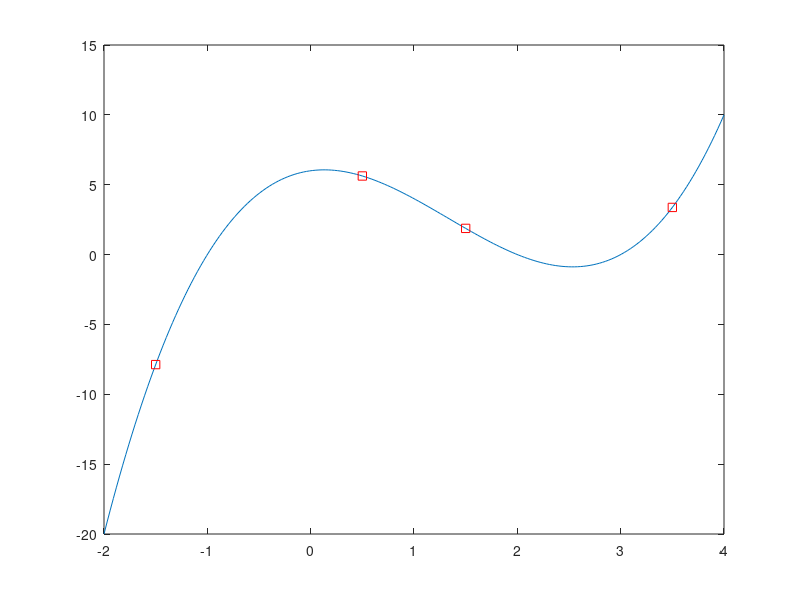
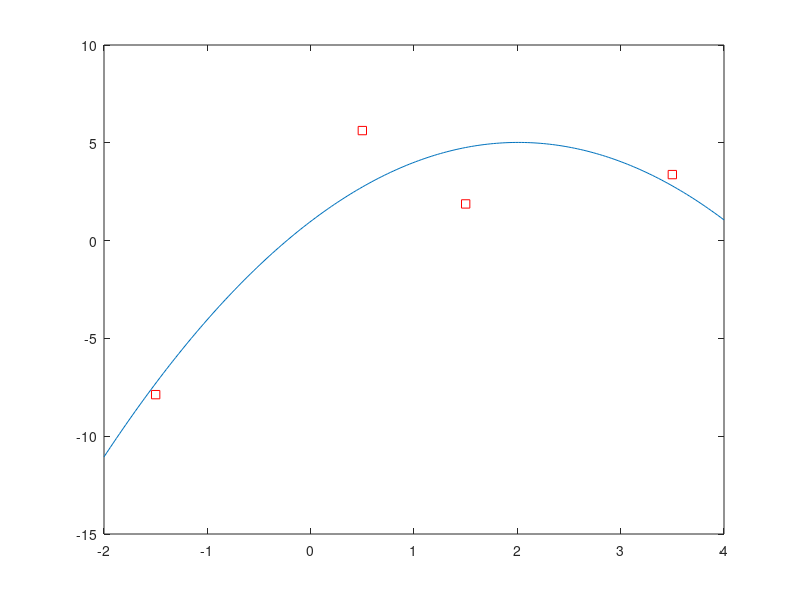

The MATLAB source for these figures, in order:
clc;clear all;close all;
X=[-1.5 0.5 1.5 3.5];
Y=[-7.875 5.625 1.875 3.375];
% Noi suy: Da thuc bac >=3
pp=polyfit(X,Y,3)
xx=linspace(-2,4,200);
yy=polyval(pp,xx);
figure(1);
plot(xx,yy);hold on
plot(X,Y,'sr');hold off;
% Xap xi: Da thuc bac <3
pp=polyfit(X,Y,2)
xx=linspace(-2,4,200);
yy=polyval(pp,xx);
figure(2);
plot(xx,yy);hold on;
plot(X,Y,'sr');hold off;